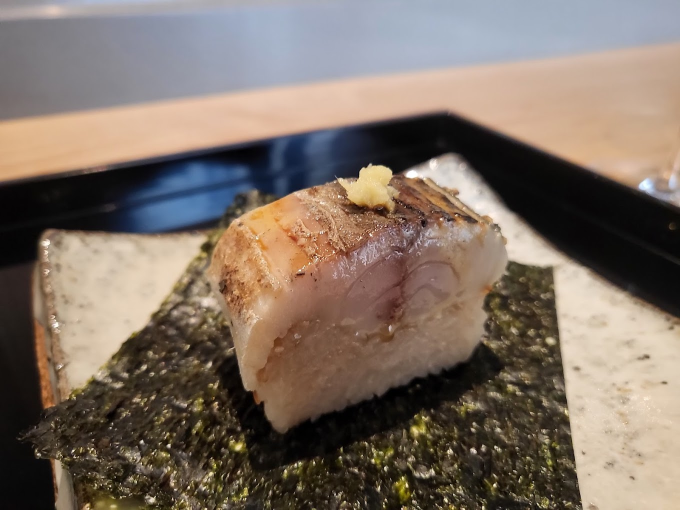
#> input picture potamback/pictures/1001.jpg, 1360 x 1020 px, found by its file name (shown at 1/2 size); its folder holds 4 pictures in this run
$ python process_img.py
#> lines starting #> are read from the running program, lines starting #| are printed output that depends on the picture
from PIL import Image
import os

def create_thumbnails(input_folder, output_folder, thumbnail_size=(800, 600)):
    # Create the output folder if it doesn't exist
#> called with input_folder = 'potamback/pictures', output_folder = 'potamfront/public', thumbnail_size = (600, 600)
    if not os.path.exists(output_folder):
        os.makedirs(output_folder)
    # Loop through all files in the input folder
    for filename in os.listdir(input_folder):
        print(filename)
        if filename.endswith(('.jpg', '.jpeg', '.png', '.gif')):
            input_path = os.path.join(input_folder, filename)
            output_path = os.path.join(output_folder, filename)
            # Open the image
            with Image.open(input_path) as img:
#> img is the input picture: PIL image 1360x1020 RGB; mean R, G, B 127.1, 112.7, 101.4
                if img.mode != 'RGB':
                    img = img.convert('RGB')
                # Create a thumbnail (resized) image
                img.thumbnail(thumbnail_size)
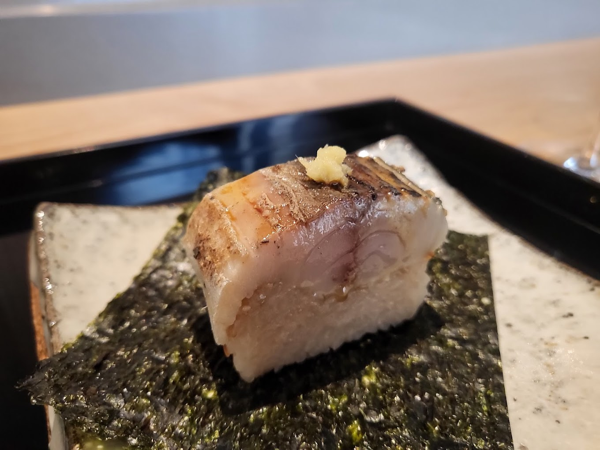
#> img: PIL image 600x450 RGB; mean R, G, B 127.1, 112.7, 101.4
                # Save the thumbnail image to the output folder
                img.save(output_path)
#> pass 2 of the loop in create_thumbnails, `for filename in os.listdir(input_folder):`:
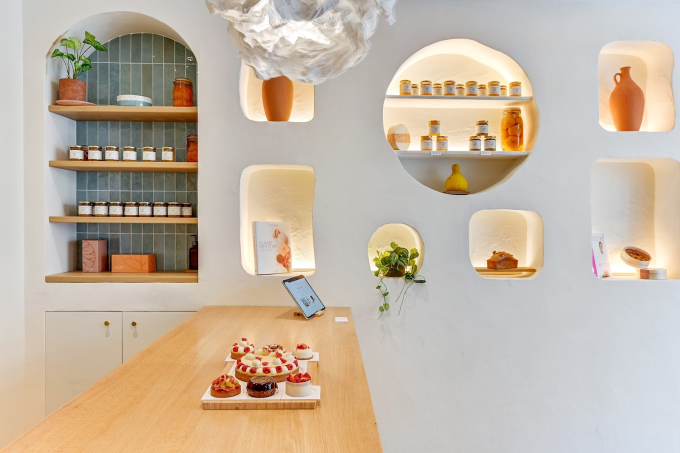
#> input picture potamback/pictures/1008.jpg, 1360 x 906 px, found by its file name (shown at 1/2 size)
#> in create_thumbnails, img is the input picture: PIL image 1360x906 RGB; mean R, G, B 196.5, 182.1, 165
#> in create_thumbnails, `img.thumbnail(thumbnail_size)`:
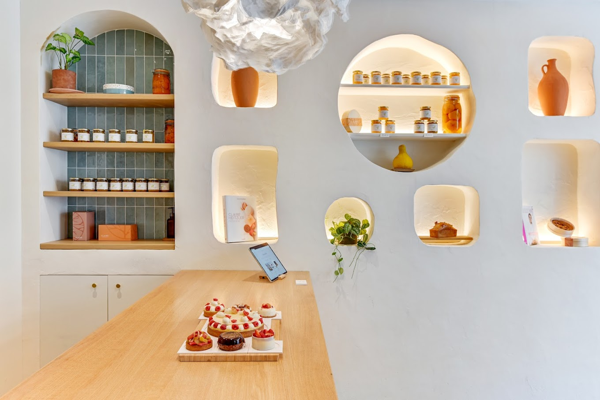
#> img: PIL image 600x400 RGB; mean R, G, B 196.5, 182.1, 165
#> pass 3 of the loop in create_thumbnails, `for filename in os.listdir(input_folder):`:
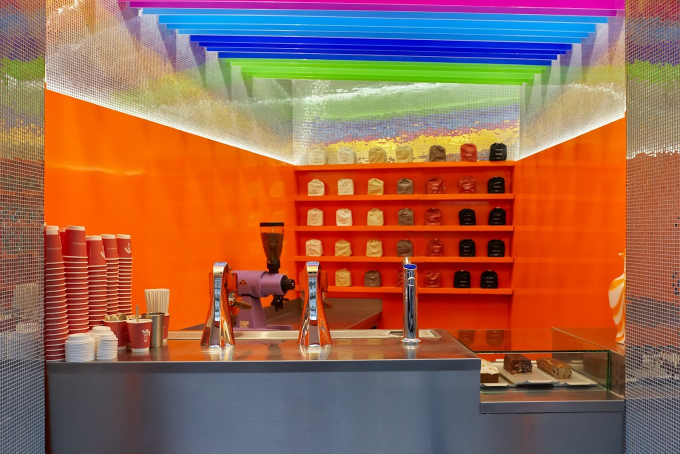
#> input picture potamback/pictures/1042.jpg, 1360 x 907 px, found by its file name (shown at 1/2 size)
#> in create_thumbnails, img is the input picture: PIL image 1360x907 RGB; mean R, G, B 154.4, 101.1, 78.7
#> in create_thumbnails, `img.thumbnail(thumbnail_size)`:
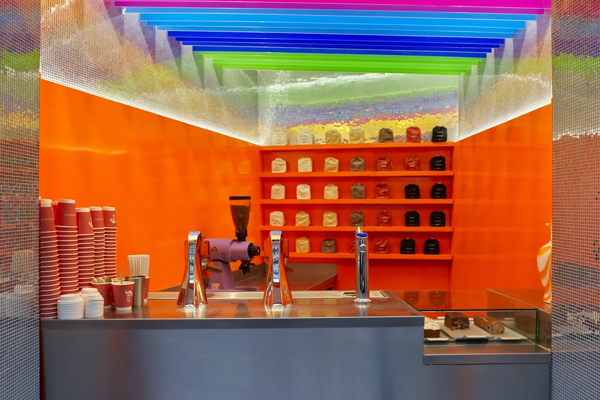
#> img: PIL image 600x400 RGB; mean R, G, B 154.4, 101.1, 78.7
#> the loop made 4 passes; the first 3 are shown

if __name__ == "__main__":
    input_folder = "potamback/pictures"
    output_folder = "potamfront/public"
    thumbnail_size = (600, 600)

    create_thumbnails(input_folder, output_folder, thumbnail_size)
